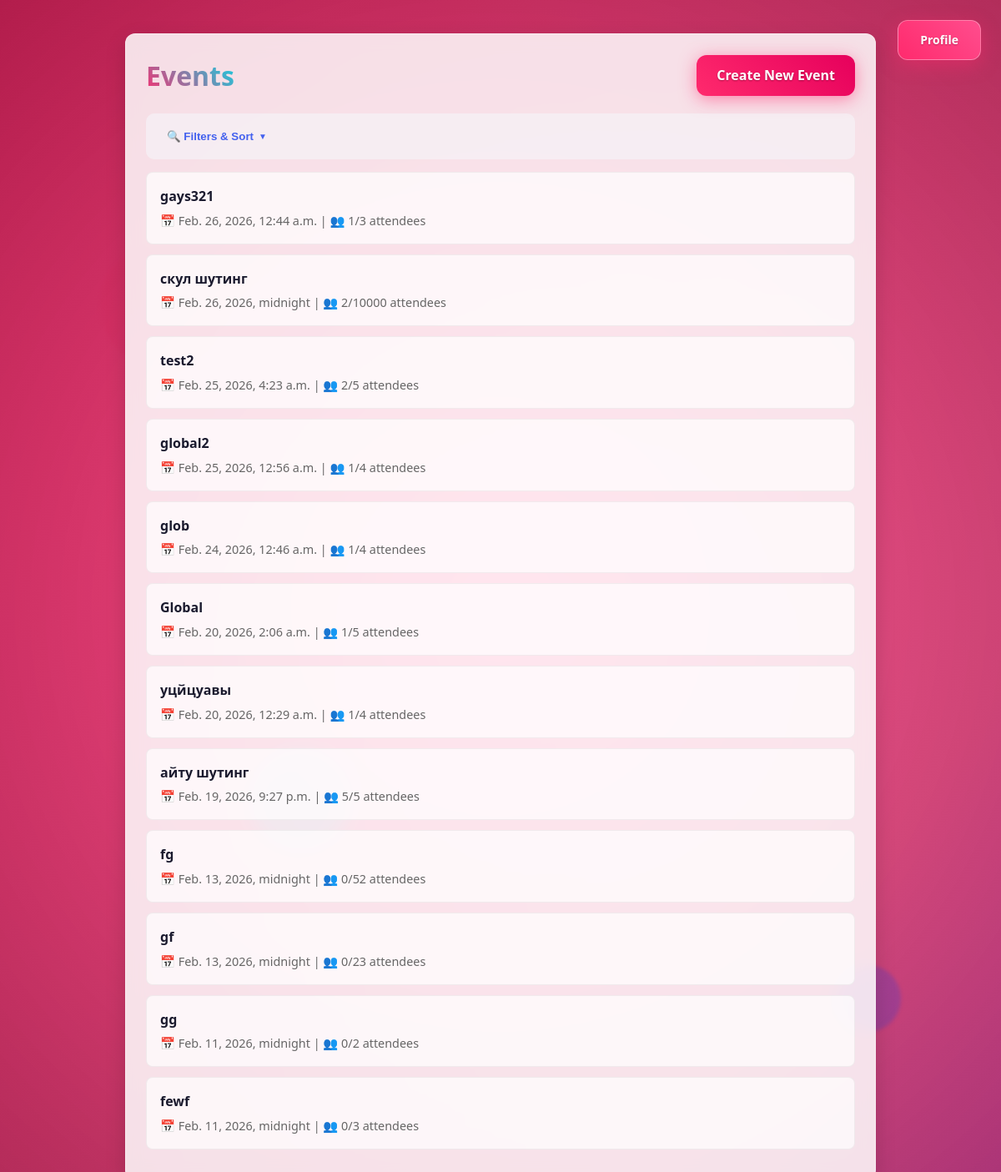
The app's page / (signed in), older data.
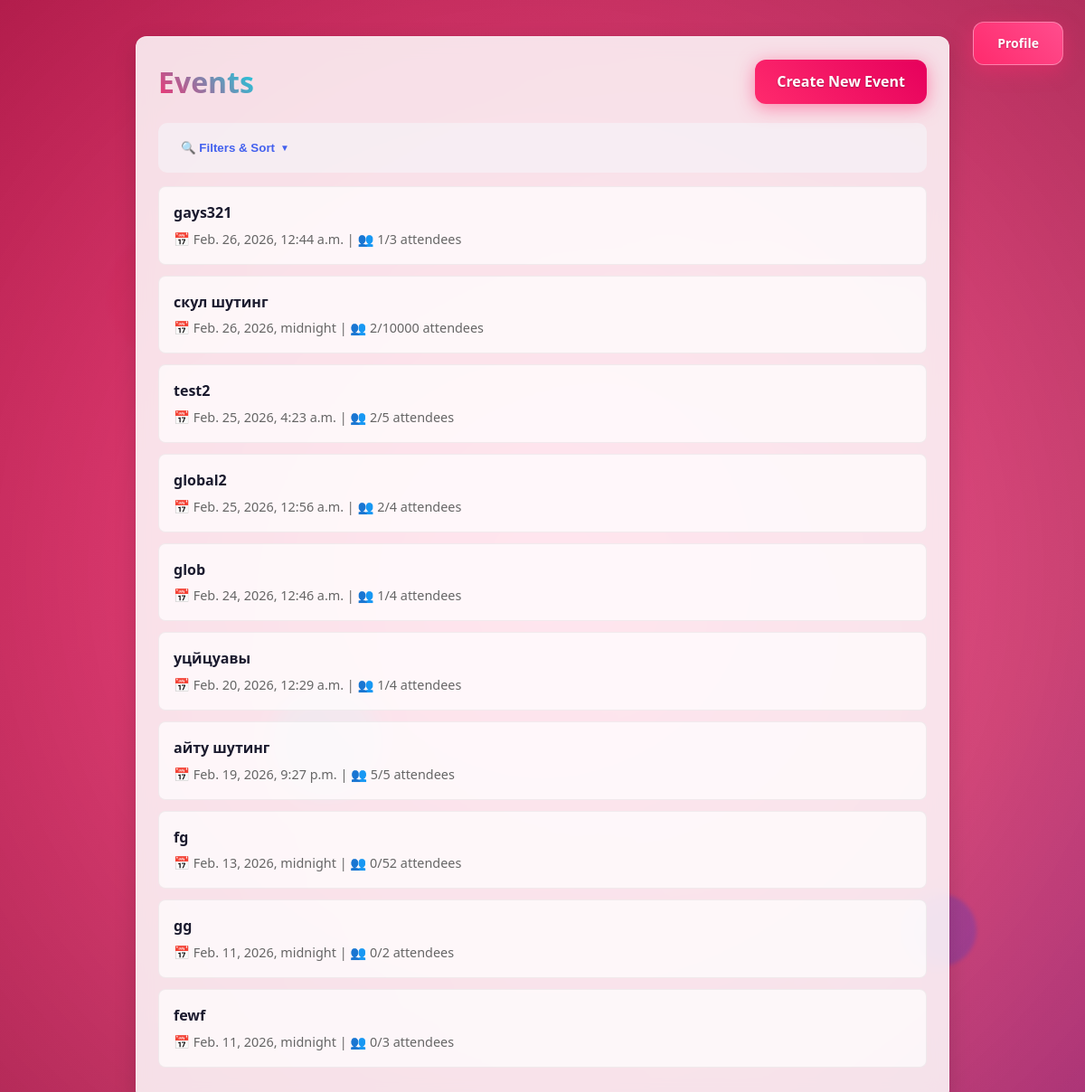
The same page, newer data.
### events/models.py (models this page shows, shortened)
class Event(models.Model):
    owner = models.ForeignKey(
        User,
        on_delete=models.CASCADE,
        related_name='events'
    )
    invited_users = models.ManyToManyField(
        User,
        blank=True,
        related_name="invited_events"
    )
    name = models.CharField(max_length=200)
    date = models.DateTimeField()
    description = models.TextField(
        blank=True,
        help_text="Optional event description",
        default=""
    )
    capacity = models.PositiveIntegerField()
    location_name = models.CharField(max_length=200, blank=True)
    location_address = models.CharField(max_length=300, blank=True)
    latitude = models.DecimalField(max_digits=13, decimal_places=10, null=True, blank=True)
    longitude = models.DecimalField(max_digits=13, decimal_places=10, null=True, blank=True)
    description = models.TextField(blank=True)
    is_global = models.BooleanField(default=False)
    invite_only = models.BooleanField(default=False)
    qr_token = models.UUIDField(default=uuid.uuid4, unique=True, editable=False)

### events/views.py (the view, shortened to what this page needs)
# urls.py: path('', views.event_list, name='event_list'),
@login_required
def event_list(request):
    queryset = Event.objects.filter(
        Q(owner=request.user)
        | Q(invited_users=request.user)
        | Q(is_global=True, invite_only=False)
    ).filter(
        owner__isnull=False
    ).distinct()
    date_from = request.GET.get('date_from')
    date_to = request.GET.get('date_to')
    if date_from:
        queryset = queryset.filter(date__gte=date_from)
    availability = request.GET.get('availability', 'all')
    sort_by = request.GET.get('sort_by', 'date')
    if sort_by == 'date':
        queryset = queryset.order_by('-date')
    elif sort_by == 'date_asc':
        queryset = queryset.order_by('date')
    elif sort_by == 'name_asc':
        queryset = queryset.order_by('name')
    elif sort_by == 'name_desc':
        queryset = queryset.order_by('-name')
    context = {
        'events': queryset,
        'date_from': date_from,
        'date_to': date_to,
        'availability': availability,
        'sort_by': sort_by,
    }
    return render(request, 'events/event_list.html', context)

### templates/events/event_list.html (shortened to what this page needs)
<!DOCTYPE html>
<html lang="en">
<head>
  {% load static %}
  <link rel="stylesheet" href="{% static 'css/styles.css' %}">
</head>
<body>
  <div class="particle"></div>
  <div class="particle"></div>
  <div class="particle"></div>
  <div class="profile-button-wrapper">
    {% if user.is_authenticated %}
      <a href="{% url 'profile' %}" class="profile-btn">Profile</a>
    {% else %}
      <a href="{% url 'login' %}" class="profile-btn">Log in</a>
    {% endif %}
  </div>
  <div class="container">
    <div class="content-card fade-in-up">
      <div style="display: flex; justify-content: space-between; align-items: center; margin-bottom: 20px;">
        <h1 class="gradient-text">Events</h1>
        <a href="{% url 'create_event' %}" class="btn btn-primary btn-create">Create New Event</a>
      </div>
      <div class="filters-container">
        <div class="filters-header">
          <button id="toggleFiltersBtn" class="filter-toggle-btn">
            🔍 Filters & Sort
          </button>
        </div>
      </div>
      {% if events %}
        <ul class="event-list">
          {% for event in events %}
            <li class="event-item fade-in-up">
              <a href="{% url 'event_detail' event.id %}">
                <strong>{{ event.name }}</strong>
                <div class="event-meta">
                  📅 {{ event.date }} | 👥 {{ event.attendees.count }}/{{ event.capacity }} attendees
                </div>
              </a>
            </li>
          {% endfor %}
        </ul>
      {% else %}
        <div class="text-center" style="padding: 40px; color: #666; background: rgba(255, 255, 255, 0.7); border-radius: var(--border-radius);">
          <h3>No events available yet</h3>
          <p style="margin-top: 10px;">Create your first event to get started!</p>
        </div>
      {% endif %}
    </div>
  </div>
</body>
</html>

Row changes from the older to the newer data that the page shows:
removed Event: name "Global", date "Feb. 20, 2026, 2:06 a.m.", attendees.count "1", capacity "5"
removed Event: name "gf", date "Feb. 13, 2026, midnight", attendees.count "0", capacity "23"
changed Event "global2": attendees.count "1" → "2"
